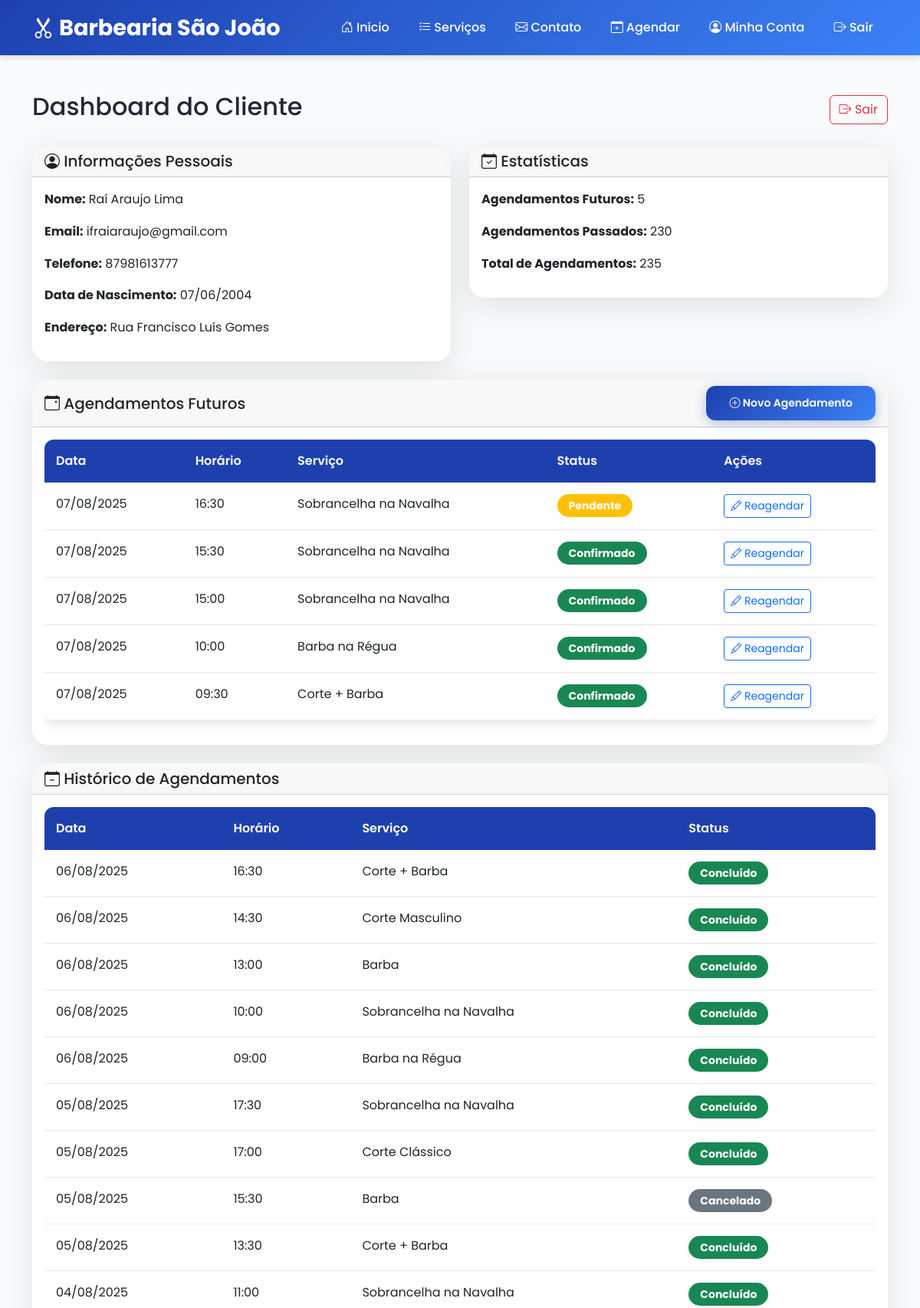
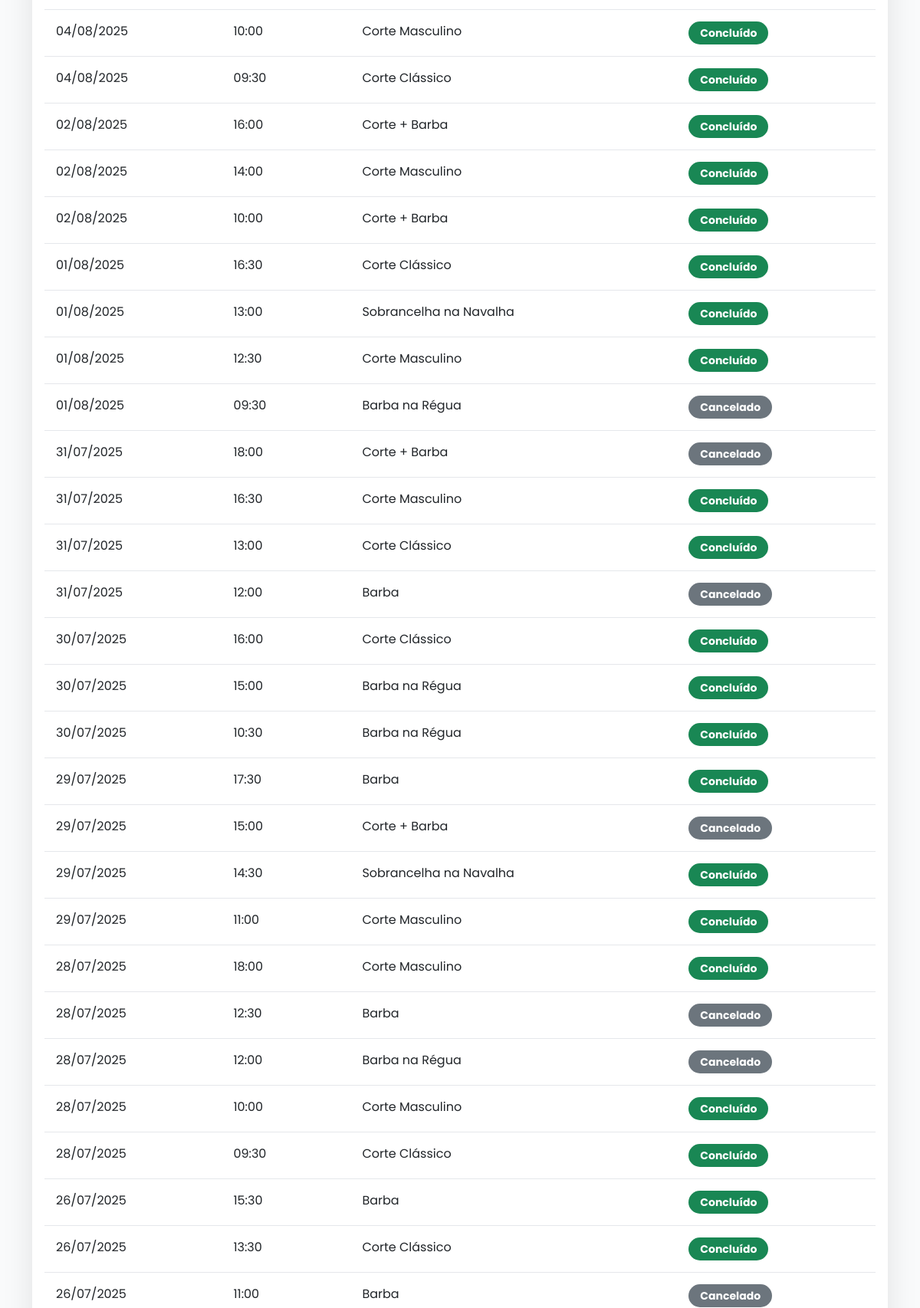
The page /cliente/dashboard/ (signed in, upper part) on the database its author committed (2 pictures, top to bottom).
### core/models.py (models this page shows, shortened)
class Cliente(models.Model):
    user = models.OneToOneField(User, on_delete=models.CASCADE, related_name='cliente')
    telefone = models.CharField(max_length=20, verbose_name='Telefone')
    data_nascimento = models.DateField(null=True, blank=True, verbose_name='Data de Nascimento')
    endereco = models.TextField(blank=True, verbose_name='Endereço')
    created_at = models.DateTimeField(auto_now_add=True)
    updated_at = models.DateTimeField(auto_now=True)
    class Meta:
        verbose_name = 'Cliente'
        verbose_name_plural = 'Clientes'

class Service(models.Model):
    name = models.CharField(max_length=100, verbose_name='Nome do Serviço')
    description = models.TextField(verbose_name='Descrição')
    price = models.DecimalField(max_digits=10, decimal_places=2, verbose_name='Preço')
    duration = models.IntegerField(verbose_name='Duração (minutos)')
    is_active = models.BooleanField(default=True, verbose_name='Ativo')
    created_at = models.DateTimeField(auto_now_add=True)
    class Meta:
        verbose_name = 'Serviço'
        verbose_name_plural = 'Serviços'
        ordering = ['name']

### scheduling/models.py (models this page shows, shortened)
class Appointment(models.Model):
    cliente = models.ForeignKey(
        Cliente,
        on_delete=models.CASCADE,
        verbose_name='Cliente',
        null=True,
        blank=True,
        related_name='appointments'
    )
    client_name = models.CharField(max_length=100, verbose_name='Nome do Cliente')
    client_phone = models.CharField(
        max_length=15,
        verbose_name='Telefone',
        validators=[
            RegexValidator(
                regex=r'^\(\d{2}\)\s\d{4,5}-\d{4}$',
                message='Formato: (11) 99999-9999'
            )
        ]
    )
    service = models.ForeignKey(Service, on_delete=models.CASCADE, verbose_name='Serviço')
    date = models.DateField(verbose_name='Data')
    time = models.TimeField(verbose_name='Horário')
    is_confirmed = models.BooleanField(default=False, verbose_name='Confirmado')
    is_cancelled = models.BooleanField(default=False, verbose_name='Cancelado')
    created_at = models.DateTimeField(auto_now_add=True, verbose_name='Criado em')
    updated_at = models.DateTimeField(auto_now=True, verbose_name='Atualizado em')
    notes = models.TextField(blank=True, verbose_name='Observações')
    class Meta:
        verbose_name = 'Agendamento'
        verbose_name_plural = 'Agendamentos'
        ordering = ['-date', '-time']
        unique_together = ['date', 'time']

### core/views.py (the view)
# urls.py: path('cliente/dashboard/', views.cliente_dashboard, name='cliente_dashboard'),
@login_required
def cliente_dashboard(request):
    if request.user.is_staff:
        return redirect('admin_dashboard')
    appointments = Appointment.objects.filter(
        cliente=request.user.cliente,
        is_cancelled=False
    ).order_by('-date', '-time')
    future_appointments = appointments.filter(date__gte=date.today())
    past_appointments = appointments.filter(date__lt=date.today())
    context = {
        'future_appointments': future_appointments,
        'past_appointments': past_appointments,
        'cliente': request.user.cliente,
    }
    return render(request, 'core/cliente_dashboard.html', context)

### templates/core/cliente_dashboard.html (shortened to what this page needs)
{% extends 'base.html' %}
{% block content %}
<section class="py-5">
    <div class="container">
        <div class="row">
            <div class="col-12">
                <div class="d-flex justify-content-between align-items-center mb-4">
                    <h2>Dashboard do Cliente</h2>
                    <div>
                        <a href="{% url 'cliente_logout' %}" class="btn btn-outline-danger">
                            <i class="bi bi-box-arrow-right"></i> Sair
                        </a>
                    </div>
                </div>
            </div>
        </div>
        <div class="row mb-4">
            <div class="col-md-6">
                <div class="card">
                    <div class="card-header">
                        <h5 class="mb-0"><i class="bi bi-person-circle"></i> Informações Pessoais</h5>
                    </div>
                    <div class="card-body">
                        <p><strong>Nome:</strong> {{ cliente.user.get_full_name }}</p>
                        <p><strong>Email:</strong> {{ cliente.user.email }}</p>
                        <p><strong>Telefone:</strong> {{ cliente.telefone }}</p>
                        {% if cliente.data_nascimento %}
                            <p><strong>Data de Nascimento:</strong> {{ cliente.data_nascimento|date:"d/m/Y" }}</p>
                        {% endif %}
                        {% if cliente.endereco %}
                            <p><strong>Endereço:</strong> {{ cliente.endereco }}</p>
                        {% endif %}
                    </div>
                </div>
            </div>
            <div class="col-md-6">
                <div class="card">
                    <div class="card-header">
                        <h5 class="mb-0"><i class="bi bi-calendar-check"></i> Estatísticas</h5>
                    </div>
                    <div class="card-body">
                        <p><strong>Agendamentos Futuros:</strong> {{ future_appointments.count }}</p>
                        <p><strong>Agendamentos Passados:</strong> {{ past_appointments.count }}</p>
                        <p><strong>Total de Agendamentos:</strong> {{ future_appointments.count|add:past_appointments.count }}</p>
                    </div>
                </div>
            </div>
        </div>
        <div class="row mb-4">
            <div class="col-12">
                <div class="card">
                    <div class="card-header d-flex justify-content-between align-items-center">
                        <h5 class="mb-0"><i class="bi bi-calendar-event"></i> Agendamentos Futuros</h5>
                        <a href="{% url 'schedule_appointment' %}" class="btn btn-primary btn-sm">
                            <i class="bi bi-plus-circle"></i> Novo Agendamento
                        </a>
                    </div>
                    <div class="card-body">
                        {% if future_appointments %}
                            <div class="table-responsive">
                                <table class="table table-hover">
                                    <thead>
                                        <tr>
                                            <th>Data</th>
                                            <th>Horário</th>
                                            <th>Serviço</th>
                                            <th>Status</th>
                                            <th>Ações</th>
                                        </tr>
                                    </thead>
                                    <tbody>
                                        {% for appointment in future_appointments %}
                                            <tr>
                                                <td>{{ appointment.date|date:"d/m/Y" }}</td>
                                                <td>{{ appointment.time|time:"H:i" }}</td>
                                                <td>{{ appointment.service.name }}</td>
                                                <td>
                                                    {% if appointment.is_confirmed %}
                                                        <span class="badge bg-success">Confirmado</span>
                                                    {% else %}
                                                        <span class="badge bg-warning">Pendente</span>
                                                    {% endif %}
                                                </td>
                                                <td>
                                                    <a href="{% url 'reschedule_appointment' appointment.id %}" class="btn btn-sm btn-outline-primary">
                                                        <i class="bi bi-pencil"></i> Reagendar
                                                    </a>
                                                </td>
                                            </tr>
                                        {% endfor %}
                                    </tbody>
                                </table>
                            </div>
                        {% endif %}
                    </div>
                </div>
            </div>
        </div>
        <div class="row">
            <div class="col-12">
                <div class="card">
                    <div class="card-header">
                        <h5 class="mb-0"><i class="bi bi-calendar-minus"></i> Histórico de Agendamentos</h5>
                    </div>
                    <div class="card-body">
                        {% if past_appointments %}
                            <div class="table-responsive">
                                <table class="table table-hover">
                                    <thead>
                                        <tr>
                                            <th>Data</th>
                                            <th>Horário</th>
                                            <th>Serviço</th>
                                            <th>Status</th>
                                        </tr>
                                    </thead>
                                    <tbody>
                                        {% for appointment in past_appointments %}
                                            <tr>
                                                <td>{{ appointment.date|date:"d/m/Y" }}</td>
                                                <td>{{ appointment.time|time:"H:i" }}</td>
                                                <td>{{ appointment.service.name }}</td>
                                                <td>
                                                    {% if appointment.is_confirmed %}
                                                        <span class="badge bg-success">Concluído</span>
                                                    {% else %}
                                                        <span class="badge bg-secondary">Cancelado</span>
                                                    {% endif %}
                                                </td>
                                            </tr>
                                        {% endfor %}
                                    </tbody>
                                </table>
                            </div>
                        {% else %}
                            <div class="text-center py-4">
                                <i class="bi bi-calendar-x text-muted fs-1"></i>
                                <p class="text-muted mt-2">Nenhum agendamento passado encontrado.</p>
                            </div>
                        {% endif %}
                    </div>
                </div>
            </div>
        </div>
    </div>
</section>
{% endblock %}

### templates/base.html (style rules this page uses)
:root { --primary-color: #1E40AF; --secondary-color: #F59E0B; --success-color: #10B981; --dark-color: #1F2937; --light-color: #F9FAFB; }
* { margin: 0; padding: 0; box-sizing: border-box; }
body { font-family: 'Poppins', sans-serif; line-height: 1.6; color: var(--dark-color); background-color: var(--light-color); }
.btn-primary { background: linear-gradient(135deg, var(--primary-color), #3B82F6); border: none; border-radius: 12px; padding: 12px 30px; font-weight: 600; transition: all 0.3s ease; box-shadow: 0 4px 15px rgba(30, 64, 175, 0.3); }
.card { border: none; border-radius: 20px; box-shadow: 0 10px 40px rgba(0, 0, 0, 0.1); transition: all 0.3s ease; overflow: hidden; }
.badge { border-radius: 20px; padding: 8px 15px; font-size: 14px; }
.table { border-radius: 12px; overflow: hidden; box-shadow: 0 5px 15px rgba(0, 0, 0, 0.1); }
.table th { background: var(--primary-color); color: white; font-weight: 600; border: none; padding: 15px; }
.table td { padding: 15px; border: none; border-bottom: 1px solid #E5E7EB; }

### rows shown on the page
Cliente: user.get_full_name "Raí Araujo Lima", user.email "ifraiaraujo@gmail.com", telefone "87981613777", data_nascimento "07/06/2004", endereco "Rua Francisco Luís Gomes"
Appointment: date "07/08/2025", time "16:30", service.name "Sobrancelha na Navalha", is_confirmed "Pendente"
Appointment: date "07/08/2025", time "15:30", service.name "Sobrancelha na Navalha", is_confirmed "Confirmado"
Appointment: date "07/08/2025", time "15:00", service.name "Sobrancelha na Navalha", is_confirmed "Confirmado"
Appointment: date "07/08/2025", time "10:00", service.name "Barba na Régua", is_confirmed "Confirmado"
Appointment: date "07/08/2025", time "09:30", service.name "Corte + Barba", is_confirmed "Confirmado"
Appointment: date "06/08/2025", time "16:30", service.name "Corte + Barba", is_confirmed "Concluído"
Appointment: date "06/08/2025", time "14:30", service.name "Corte Masculino", is_confirmed "Concluído"
Appointment: date "06/08/2025", time "13:00", service.name "Barba", is_confirmed "Concluído"
Appointment: date "06/08/2025", time "10:00", service.name "Sobrancelha na Navalha", is_confirmed "Concluído"
Appointment: date "06/08/2025", time "09:00", service.name "Barba na Régua", is_confirmed "Concluído"
Appointment: date "05/08/2025", time "17:30", service.name "Sobrancelha na Navalha", is_confirmed "Concluído"
Appointment: date "05/08/2025", time "17:00", service.name "Corte Clássico", is_confirmed "Concluído"
Appointment: date "05/08/2025", time "15:30", service.name "Barba", is_confirmed "Cancelado"
Appointment: date "05/08/2025", time "13:30", service.name "Corte + Barba", is_confirmed "Concluído"
Appointment: date "04/08/2025", time "11:00", service.name "Sobrancelha na Navalha", is_confirmed "Concluído"
Appointment: date "04/08/2025", time "10:00", service.name "Corte Masculino", is_confirmed "Concluído"
Appointment: date "04/08/2025", time "09:30", service.name "Corte Clássico", is_confirmed "Concluído"
Appointment: date "02/08/2025", time "16:00", service.name "Corte + Barba", is_confirmed "Concluído"
Appointment: date "02/08/2025", time "14:00", service.name "Corte Masculino", is_confirmed "Concluído"
Appointment: date "02/08/2025", time "10:00", service.name "Corte + Barba", is_confirmed "Concluído"
Appointment: date "01/08/2025", time "16:30", service.name "Corte Clássico", is_confirmed "Concluído"
Appointment: date "01/08/2025", time "13:00", service.name "Sobrancelha na Navalha", is_confirmed "Concluído"
Appointment: date "01/08/2025", time "12:30", service.name "Corte Masculino", is_confirmed "Concluído"
Appointment: date "01/08/2025", time "09:30", service.name "Barba na Régua", is_confirmed "Cancelado"
Appointment: date "31/07/2025", time "18:00", service.name "Corte + Barba", is_confirmed "Cancelado"
Appointment: date "31/07/2025", time "16:30", service.name "Corte Masculino", is_confirmed "Concluído"
Appointment: date "31/07/2025", time "13:00", service.name "Corte Clássico", is_confirmed "Concluído"
Appointment: date "31/07/2025", time "12:00", service.name "Barba", is_confirmed "Cancelado"
Appointment: date "30/07/2025", time "16:00", service.name "Corte Clássico", is_confirmed "Concluído"
Appointment: date "30/07/2025", time "15:00", service.name "Barba na Régua", is_confirmed "Concluído"
Appointment: date "30/07/2025", time "10:30", service.name "Barba na Régua", is_confirmed "Concluído"
Appointment: date "29/07/2025", time "17:30", service.name "Barba", is_confirmed "Concluído"
Appointment: date "29/07/2025", time "15:00", service.name "Corte + Barba", is_confirmed "Cancelado"
Appointment: date "29/07/2025", time "14:30", service.name "Sobrancelha na Navalha", is_confirmed "Concluído"
Appointment: date "29/07/2025", time "11:00", service.name "Corte Masculino", is_confirmed "Concluído"
Appointment: date "28/07/2025", time "18:00", service.name "Corte Masculino", is_confirmed "Concluído"
Appointment: date "28/07/2025", time "12:30", service.name "Barba", is_confirmed "Cancelado"
Appointment: date "28/07/2025", time "12:00", service.name "Barba na Régua", is_confirmed "Cancelado"
Appointment: date "28/07/2025", time "10:00", service.name "Corte Masculino", is_confirmed "Concluído"
Appointment: date "28/07/2025", time "09:30", service.name "Corte Clássico", is_confirmed "Concluído"
Appointment: date "26/07/2025", time "15:30", service.name "Barba", is_confirmed "Concluído"
Appointment: date "26/07/2025", time "13:30", service.name "Corte Clássico", is_confirmed "Concluído"
Appointment: date "26/07/2025", time "11:00", service.name "Barba", is_confirmed "Cancelado"

### other values the page prints
{{ future_appointments.count }} "5"
{{ past_appointments.count }} "230"
{{ future_appointments.count|add:past_appointments.count }} "235"
